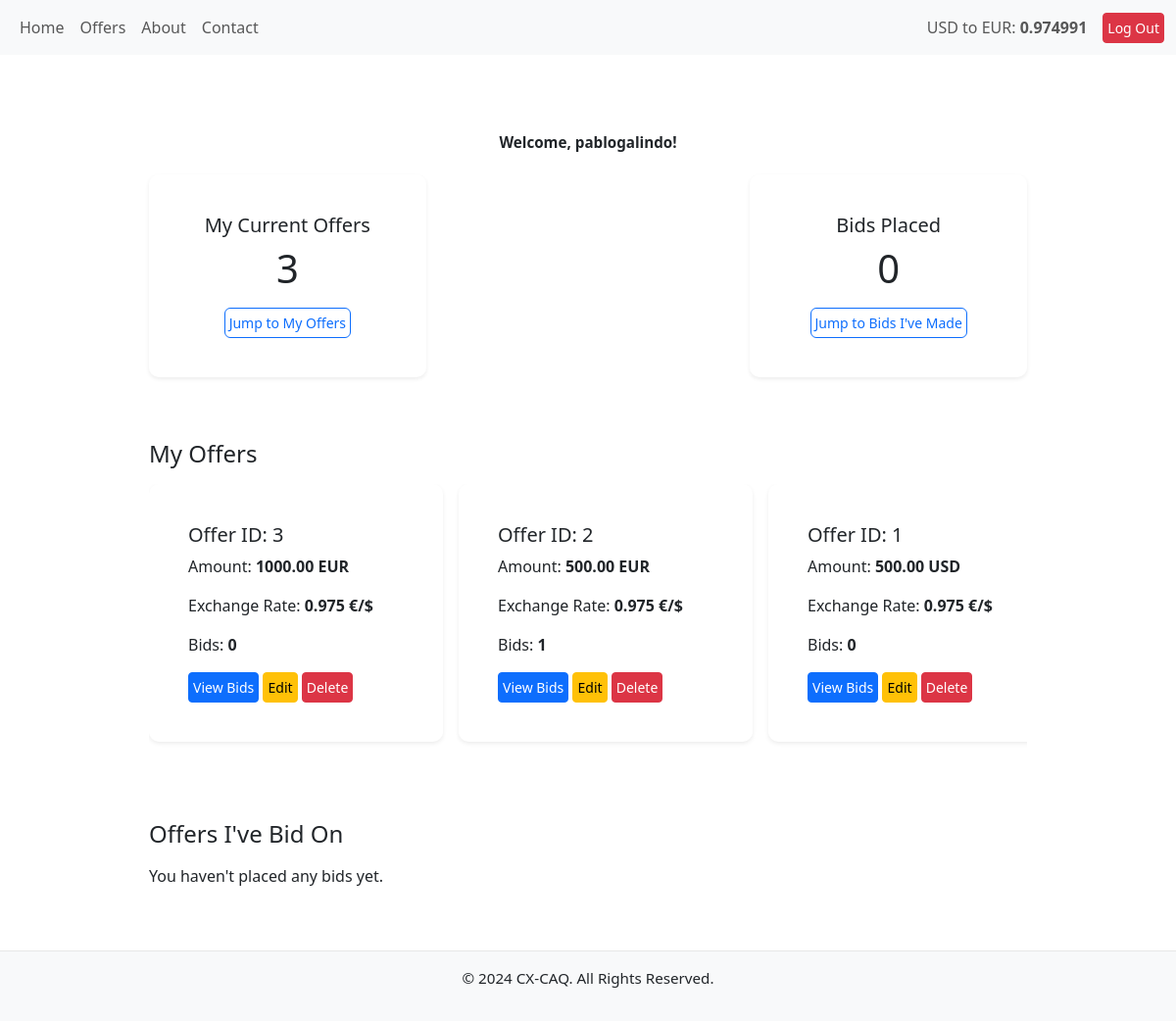
Page /dashboard/ (signed in) on the earlier database version.
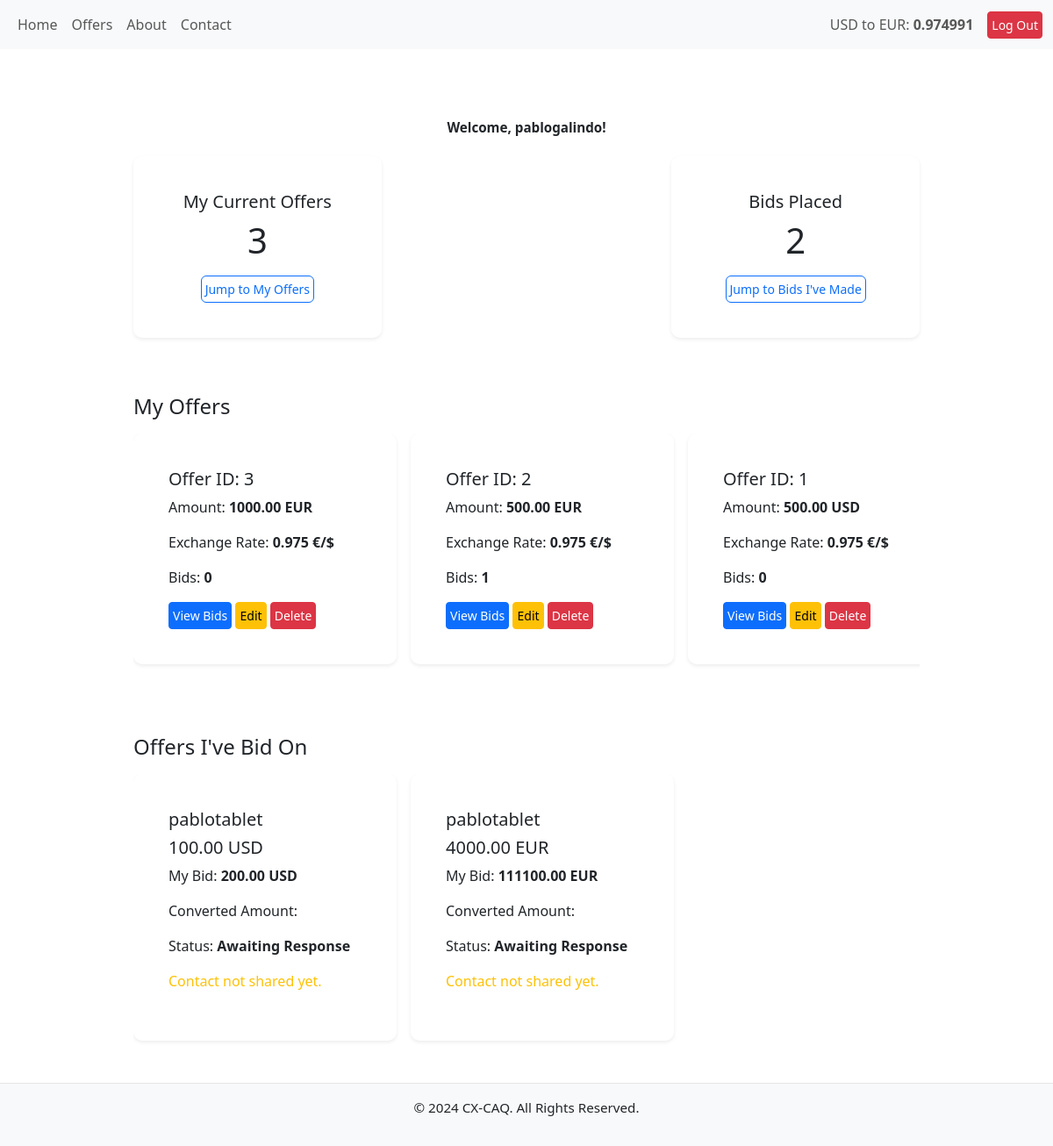
Same page on the later database version.
### offers/models.py (models this page shows, shortened)
class Offer(models.Model):
    CURRENCY_CHOICES = [
        ('USD', 'US Dollar'),
        ('EUR', 'Euro'),
    ]
    RATE_TYPE_CHOICES = [
        ('FIXED', 'Fixed'),
        ('FLEXIBLE', 'Flexible'),
    ]
    user = models.ForeignKey(User, on_delete=models.CASCADE, related_name="offers")
    currency = models.CharField(max_length=3, choices=CURRENCY_CHOICES)
    amount = models.DecimalField(max_digits=10, decimal_places=2)
    exchange_rate = models.DecimalField(max_digits=8, decimal_places=3,null=True, blank=True)
    is_buying = models.BooleanField()
    rate_type = models.CharField(max_length=10, choices=RATE_TYPE_CHOICES, default='FIXED')
    created_at = models.DateTimeField(auto_now_add=True)
    class Meta:
        ordering = ['-created_at']

class Bid(models.Model):
    STATUS_CHOICES = [
        ('AWAITING', 'Awaiting Response'),
        ('ACCEPTED', 'Accepted'),
        ('REJECTED', 'Rejected'),
    ]
    offer = models.ForeignKey('Offer', on_delete=models.CASCADE, related_name='bids')
    user = models.ForeignKey(User, on_delete=models.CASCADE, related_name='bids')
    amount = models.DecimalField(max_digits=10, decimal_places=2)
    created_at = models.DateTimeField(auto_now_add=True)
    status = models.CharField(max_length=10, choices=STATUS_CHOICES, default='AWAITING')
    contact_shared = models.BooleanField(default=False)
    class Meta:
        unique_together = ('user', 'offer')  # Ensure one bid per user per offer

### core/views.py (the view)
# urls.py: path('dashboard/', dashboard, name='dashboard'),
@login_required
def dashboard(request):
    my_offers = Offer.objects.filter(user=request.user)
    my_bids = Bid.objects.filter(user=request.user)
    return render(request, 'core/dashboard.html', {
        'my_offers': my_offers,
        'my_bids': my_bids,
    })

### offers/context_processors.py (called while the page is built)
def exchange_rate_processor(request):
    try:
        latest_rate = LatestExchangeRate.objects.latest("timestamp").rate
        print(f"Latest exchange rate fetched from database: {latest_rate}")
    except LatestExchangeRate.DoesNotExist:
        try:
            latest_rate = fetch_and_update_exchange_rate()
            print(f"Latest exchange rate fetched: {latest_rate}")
        except ValueError as e:
            print(f"Error fetching exchange rate: {e}")
            latest_rate = "N/A"
    return {
        "exchange_rate": latest_rate
    }

### core/templates/core/dashboard.html (shortened to what this page needs)
{% extends "base.html" %}
{% block content %}
<div class="container mt-4">
    <h1 class="text-center mb-4">Welcome, {{ user.username }}!</h1>
    <div class="row g-4 mb-4">
        <div class="col-12 col-md-6 col-lg-4">
            <div class="card shadow-sm">
                <div class="card-body text-center">
                    <h5 class="card-title">My Current Offers</h5>
                    <p class="card-text display-6">{{ my_offers.count }}</p>
                    <a href="#my-offers" class="btn btn-outline-primary">Jump to My Offers</a>
                </div>
            </div>
        </div>
        <div class="col-12 col-md-6 col-lg-4 ms-auto">
            <div class="card shadow-sm">
                <div class="card-body text-center">
                    <h5 class="card-title">Bids Placed</h5>
                    <p class="card-text display-6">{{ my_bids.count }}</p>
                    <a href="#my-bids" class="btn btn-outline-primary">Jump to Bids I've Made</a>
                </div>
            </div>
        </div>
    </div>
    <div id="my-offers" class="mt-5">
        <h4 class="mb-3">My Offers</h4>
        <div class="scroll-container d-flex gap-3">
            {% for offer in my_offers %}
            <div class="card shadow-sm dashboard-card">
                <div class="card-body">
                    <h5> Offer ID: {{ offer.id }}</h5>
                    <p>Amount: <strong>{{ offer.amount }} {{ offer.currency }}</strong></p>
                    <p>Exchange Rate: <strong>{{ offer.exchange_rate }} €/$</strong></p>
                    <p>Bids: <strong>{{ offer.bids.count }}</strong></p>
                    <a href="{% url 'offers:view_bids' offer.id %}" class="btn btn-primary btn-sm">View Bids</a>
                    <a href="{% url 'offers:edit_offer' offer.id %}" class="btn btn-warning btn-sm">Edit</a>
                    <form method="post" action="{% url 'offers:delete_offer' offer.id %}" class="d-inline">
                        <button type="submit" class="btn btn-danger btn-sm">Delete</button>
                    </form>
                </div>
            </div>
            {% empty %}
            <p>No offers created yet.</p>
            {% endfor %}
        </div>
    </div>
    <div id="my-bids" class="mt-5">
        <h4 class="mb-3">Offers I've Bid On</h4>
        <div class="scroll-container d-flex gap-3">
            {% for bid in my_bids %}
            <div class="card shadow-sm dashboard-card">
                <div class="card-body">
                    <h5>{{ bid.offer.user.username }}</h5>
                    <h5>{{ bid.offer.amount }} {{ bid.offer.currency }}</h5>
                    <p>My Bid: <strong>{{ bid.amount }} {{ bid.offer.currency }}</strong></p>
                    <p>Converted Amount: <strong>{{ bid.converted_amount }}</strong></p>
                    <p>Status: <strong>{{ bid.get_status_display }}</strong></p>
                    {% if bid.contact_shared %}
                    <p class="text-success">
                        <strong>Contact Shared:</strong> {{ bid.offer.user.email }}
                    </p>
                    {% else %}
                    <p class="text-warning">
                        Contact not shared yet.
                    </p>
                    {% endif %}
                </div>
            </div>
            {% empty %}
            <p>You haven't placed any bids yet.</p>
            {% endfor %}
        </div>
    </div>
</div>
{% endblock %}

Differences in the rows shown:
added Bid: offer.user.username "pablotablet", offer.amount "100.00", offer.currency "USD", amount "200.00", status "Awaiting Response", contact_shared "Contact not shared yet."
added Bid: offer.user.username "pablotablet", offer.amount "4000.00", offer.currency "EUR", amount "111100.00", status "Awaiting Response", contact_shared "Contact not shared yet."
Other differences:
{{ my_bids.count }}: "0" → "2"
text no longer shown: "You haven't placed any bids yet."
